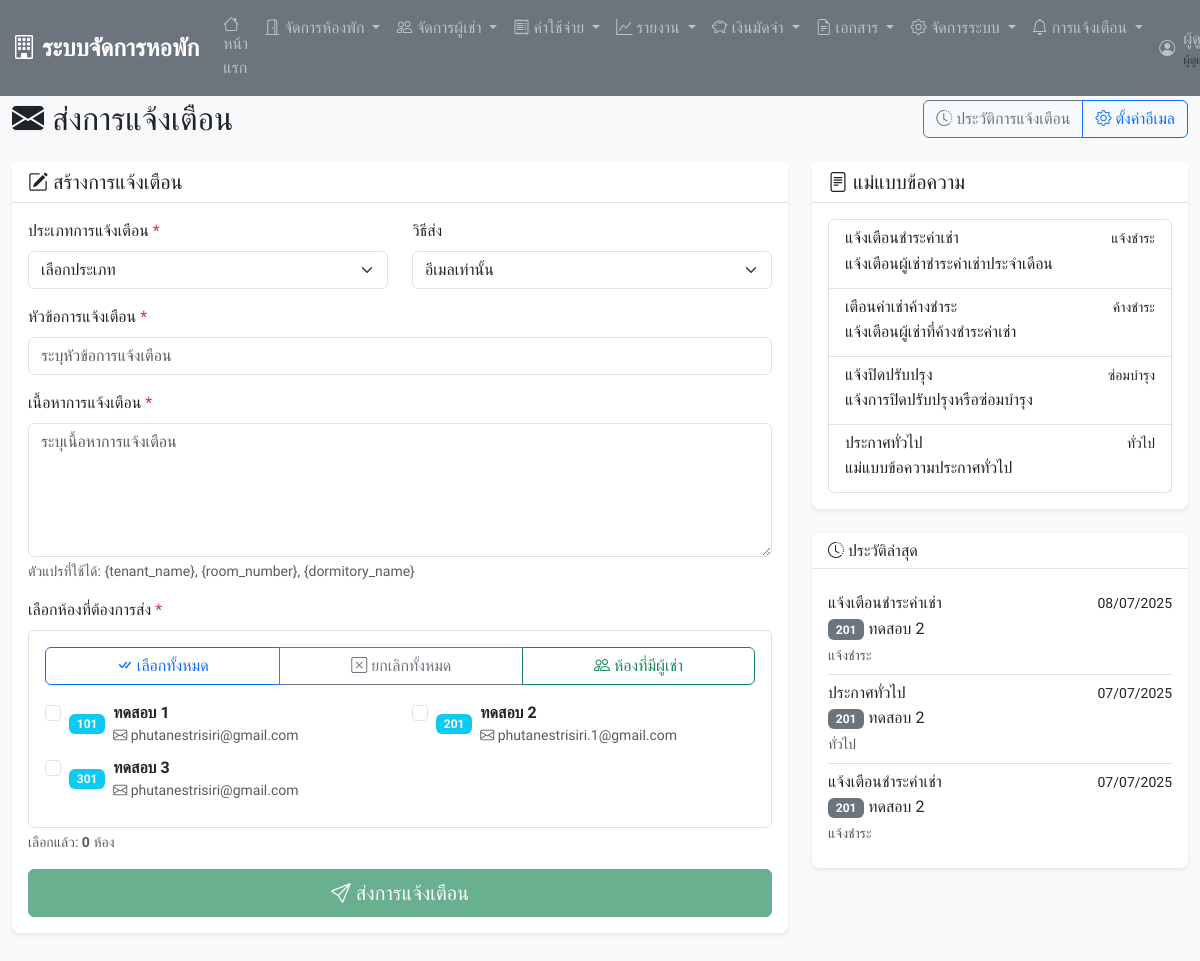
Page /send_notifications.php (signed in) on the earlier database version.
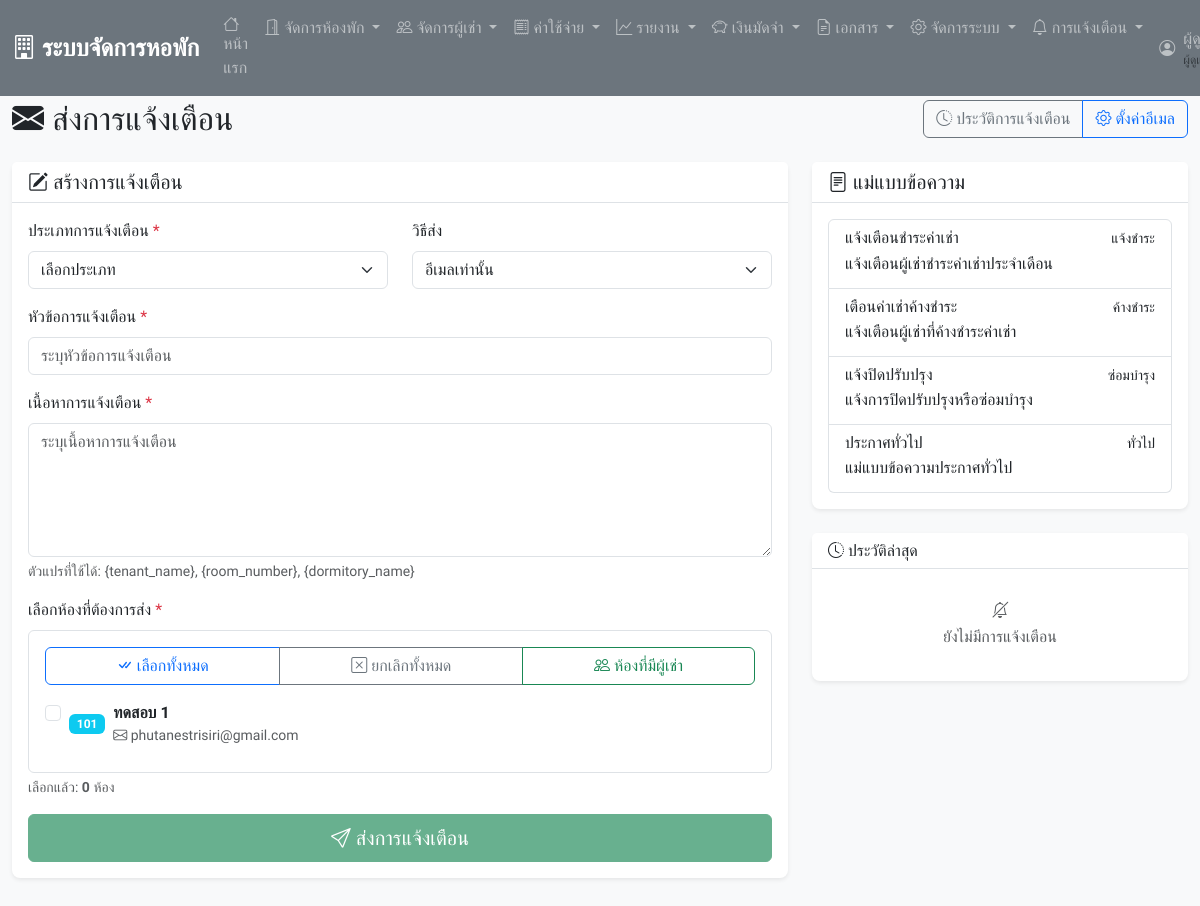
Same page on the later database version.
### tables this page shows
CREATE TABLE `contracts` (
  `contract_id` int(11) NOT NULL,
  `tenant_id` int(11) DEFAULT NULL,
  `room_id` int(11) DEFAULT NULL,
  `contract_start` date NOT NULL,
  `contract_end` date NOT NULL,
  `monthly_rent` decimal(10,2) NOT NULL,
  `deposit_paid` decimal(10,2) NOT NULL,
  `contract_status` enum('active','expired','terminated') DEFAULT 'active',
  `special_conditions` text DEFAULT NULL,
  `created_at` timestamp NOT NULL DEFAULT current_timestamp()
);

CREATE TABLE `rooms` (
  `room_id` int(11) NOT NULL,
  `room_number` varchar(10) NOT NULL,
  `room_type` enum('single','double','triple') NOT NULL,
  `monthly_rent` decimal(10,2) NOT NULL,
  `deposit` decimal(10,2) NOT NULL,
  `room_status` enum('available','occupied','maintenance') DEFAULT 'available',
  `floor_number` int(11) DEFAULT NULL,
  `room_description` text DEFAULT NULL,
  `created_at` timestamp NOT NULL DEFAULT current_timestamp()
);

CREATE TABLE `tenants` (
  `tenant_id` int(11) NOT NULL,
  `first_name` varchar(50) NOT NULL,
  `last_name` varchar(50) NOT NULL,
  `phone` varchar(15) NOT NULL,
  `email` varchar(100) DEFAULT NULL,
  `id_card` varchar(20) NOT NULL,
  `address` text DEFAULT NULL,
  `emergency_contact` varchar(100) DEFAULT NULL,
  `emergency_phone` varchar(15) DEFAULT NULL,
  `tenant_status` enum('active','inactive') DEFAULT 'active',
  `created_at` timestamp NOT NULL DEFAULT current_timestamp()
);

CREATE TABLE `notifications` (
  `notification_id` int(11) NOT NULL,
  `tenant_id` int(11) DEFAULT NULL,
  `notification_type` enum('payment_due','payment_overdue','contract_expiring','maintenance','general') NOT NULL,
  `title` varchar(200) NOT NULL,
  `message` text NOT NULL,
  `is_read` tinyint(1) DEFAULT 0,
  `send_method` enum('system','email','sms') DEFAULT 'system',
  `scheduled_date` date DEFAULT NULL,
  `sent_date` date DEFAULT NULL,
  `created_at` timestamp NOT NULL DEFAULT current_timestamp()
);

### config.php (called while the page is built, shortened)
<?php
function formatDate($date) {
    return date('d/m/Y', strtotime($date));
}
?>

### send_notifications.php (the view, shortened to what the changed rows need)
<?php
require_once 'includes/header.php';
require_once 'includes/email_functions.php';
try {
    $rooms_sql = "
        SELECT r.*,
               t.first_name, t.last_name, t.email, t.phone,
               c.contract_start, c.contract_end
        FROM rooms r
        LEFT JOIN contracts c ON r.room_id = c.room_id AND c.contract_status = 'active'
        LEFT JOIN tenants t ON c.tenant_id = t.tenant_id
        ORDER BY CAST(SUBSTRING(r.room_number FROM '[0-9]+') AS UNSIGNED), r.room_number
    ";
    $stmt = $pdo->query($rooms_sql);
    $rooms = $stmt->fetchAll();
    $occupied_rooms = array_filter($rooms, function($room) {
        return !empty($room['first_name']);
    });
} catch(PDOException $e) {
    $error_message = "เกิดข้อผิดพลาดในการดึงข้อมูล: " . $e->getMessage();
    $rooms = [];
    $occupied_rooms = [];
    $empty_rooms = [];
}
try {
    $history_sql = "
        SELECT n.*, t.first_name, t.last_name, r.room_number
        FROM notifications n
        JOIN tenants t ON n.tenant_id = t.tenant_id
        LEFT JOIN contracts c ON t.tenant_id = c.tenant_id AND c.contract_status = 'active'
        LEFT JOIN rooms r ON c.room_id = r.room_id
        ORDER BY n.created_at DESC
        LIMIT 10
    ";
    $stmt = $pdo->query($history_sql);
    $recent_notifications = $stmt->fetchAll();
} catch(PDOException $e) {
    $recent_notifications = [];
}
?>
<div class="container-fluid mt-4">
    <div class="row">
        <div class="col-12">
            <div class="d-flex justify-content-between align-items-center mb-4">
                <h2 class="mb-0">
                    <i class="bi bi-envelope-fill"></i>
                    ส่งการแจ้งเตือน
                </h2>
            </div>
            <div class="row">
                <div class="col-lg-8 mb-4">
                    <form method="POST" id="notificationForm">
                        <div class="card">
                            <div class="card-body">
                                <div class="mb-3">
                                    <div class="border rounded p-3" style="max-height: 300px; overflow-y: auto;">
                                        <?php if (empty($occupied_rooms)): ?>
                                            <div class="text-center text-muted py-3">
                                                <i class="bi bi-inbox fs-1"></i>
                                                <p class="mt-2">ไม่มีห้องที่มีผู้เช่า</p>
                                            </div>
                                        <?php else: ?>
                                            <div class="row">
                                                <?php foreach ($occupied_rooms as $room): ?>
                                                    <div class="col-md-6 mb-2">
                                                        <div class="form-check">
                                                            <input class="form-check-input room-checkbox"
                                                                   type="checkbox"
                                                                   name="rooms[]"
                                                                   value="<?php echo $room['room_id']; ?>"
                                                                   id="room_<?php echo $room['room_id']; ?>">
                                                            <label class="form-check-label" for="room_<?php echo $room['room_id']; ?>">
                                                                <div class="d-flex align-items-center">
                                                                    <span class="badge bg-info me-2"><?php echo $room['room_number']; ?></span>
                                                                    <div>
                                                                        <div class="fw-bold"><?php echo $room['first_name'] . ' ' . $room['last_name']; ?></div>
                                                                        <small class="text-muted">
                                                                            <?php if ($room['email']): ?>
                                                                                <i class="bi bi-envelope"></i> <?php echo $room['email']; ?>
                                                                            <?php else: ?>
                                                                                <i class="bi bi-exclamation-triangle text-warning"></i> ไม่มีอีเมล
                                                                            <?php endif; ?>
                                                                        </small>
                                                                    </div>
                                                                </div>
                                                            </label>
                                                        </div>
                                                    </div>
                                                <?php endforeach; ?>
                                            </div>
                                        <?php endif; ?>
                                    </div>
                                </div>
                            </div>
                        </div>
                    </form>
                </div>
                <div class="col-lg-4 mb-4">
                    <div class="card mt-4">
                        <div class="card-body">
                            <?php if (empty($recent_notifications)): ?>
                                <div class="text-center text-muted py-3">
                                    <i class="bi bi-bell-slash"></i>
                                    <p class="mt-2 mb-0">ยังไม่มีการแจ้งเตือน</p>
                                </div>
                            <?php else: ?>
                                <div class="list-group list-group-flush">
                                    <?php foreach (array_slice($recent_notifications, 0, 5) as $notification): ?>
                                        <div class="list-group-item px-0">
                                            <div class="d-flex w-100 justify-content-between">
                                                <h6 class="mb-1"><?php echo htmlspecialchars($notification['title']); ?></h6>
                                                <small><?php echo formatDate($notification['created_at']); ?></small>
                                            </div>
                                            <p class="mb-1">
                                                <span class="badge bg-secondary"><?php echo $notification['room_number'] ?? 'N/A'; ?></span>
                                                <?php echo htmlspecialchars($notification['first_name'] . ' ' . $notification['last_name']); ?>
                                            </p>
                                            <small class="text-muted">
                                                <?php
                                                $type_labels = [
                                                    'payment_due' => 'แจ้งชำระ',
                                                    'payment_overdue' => 'ค้างชำระ',
                                                    'contract_expiring' => 'สัญญาหมดอายุ',
                                                    'maintenance' => 'ซ่อมบำรุง',
                                                    'general' => 'ทั่วไป'
                                                ];
                                                echo $type_labels[$notification['notification_type']] ?? $notification['notification_type'];
                                                ?>
                                            </small>
                                        </div>
                                    <?php endforeach; ?>
                                </div>
                            <?php endif; ?>
                        </div>
                    </div>
                </div>
            </div>
        </div>
    </div>
</div>
<?php require_once 'includes/footer.php'; ?>

Differences in the rows shown:
removed contracts: room.room_number "201", tenant.first_name "ทดสอบ", tenant.last_name "2", tenant.email "phutanestrisiri.1@gmail.com"
removed contracts: room.room_number "301", tenant.first_name "ทดสอบ", tenant.last_name "3", tenant.email "phutanestrisiri@gmail.com"
removed notifications: title "แจ้งเตือนชำระค่าเช่า", created_at "08/07/2025", rooms.room_number "201", tenant.last_name "ทดสอบ 2", notification_type "แจ้งชำระ"
removed notifications: title "ประกาศทั่วไป", created_at "07/07/2025", rooms.room_number "201", tenant.last_name "ทดสอบ 2", notification_type "ทั่วไป"
removed notifications: title "แจ้งเตือนชำระค่าเช่า", created_at "07/07/2025", rooms.room_number "201", tenant.last_name "ทดสอบ 2", notification_type "แจ้งชำระ"
Other differences:
text now shown: "ยังไม่มีการแจ้งเตือน"
